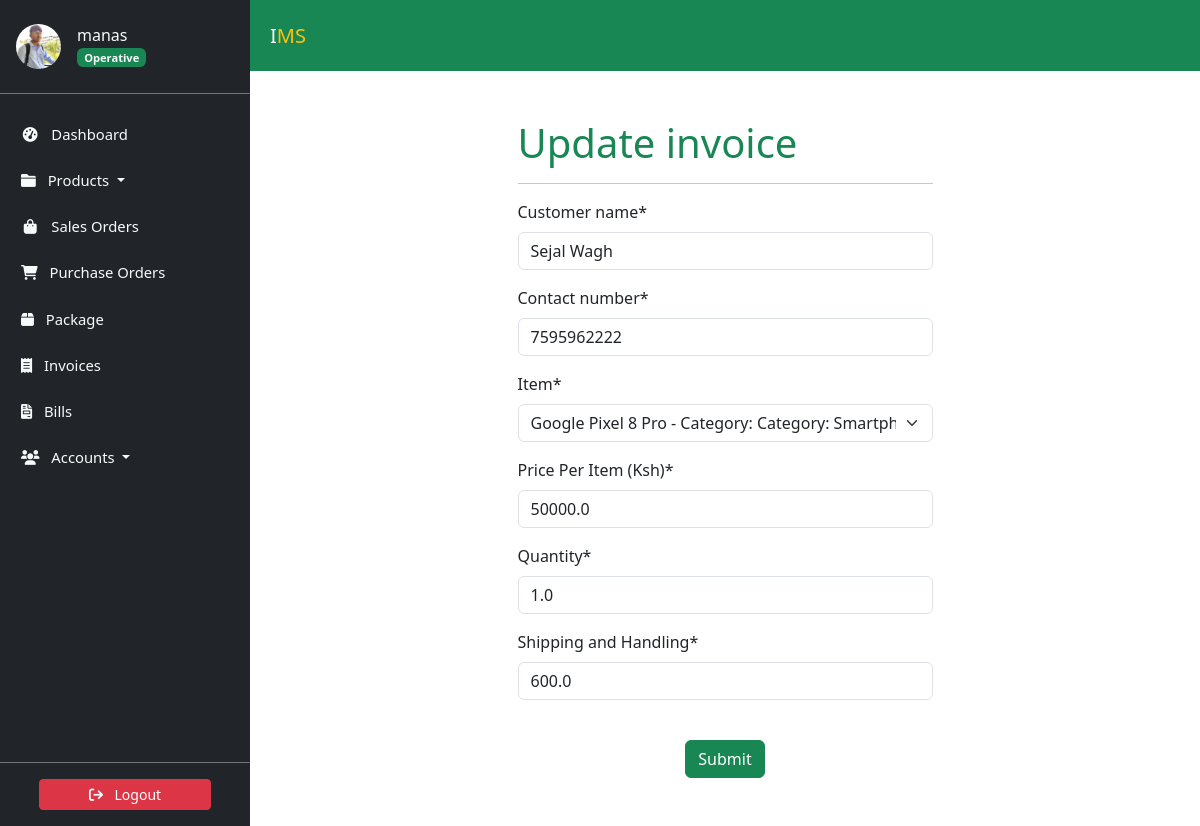
/invoice/invoice/-2/update/ (signed in), run on the app's committed database.
### accounts/models.py (models this page shows, shortened)
class Profile(models.Model):
    user = models.OneToOneField(
        User, on_delete=models.CASCADE, verbose_name='User'
    )
    slug = AutoSlugField(
        unique=True,
        verbose_name='Account ID',
        populate_from='email'
    )
    profile_picture = ProcessedImageField(
        default='profile_pics/default.jpg',
        upload_to='profile_pics',
        format='JPEG',
        processors=[ResizeToFill(150, 150)],
        options={'quality': 100}
    )
    telephone = PhoneNumberField(
        null=True, blank=True, verbose_name='Telephone'
    )
    email = models.EmailField(
        max_length=150, blank=True, null=True, verbose_name='Email'
    )
    first_name = models.CharField(
        max_length=30, blank=True, verbose_name='First Name'
    )
    last_name = models.CharField(
        max_length=30, blank=True, verbose_name='Last Name'
    )
    status = models.CharField(
        choices=STATUS_CHOICES,
        max_length=12,
        default='INA',
        verbose_name='Status'
    )
    role = models.CharField(
        choices=ROLE_CHOICES,
        max_length=12,
        blank=True,
        null=True,
        verbose_name='Role'
    )
    class Meta:
        ordering = ['slug']
        verbose_name = 'Profile'
        verbose_name_plural = 'Profiles'

### invoice/models.py (models this page shows, shortened)
class Invoice(models.Model):
    slug = AutoSlugField(unique=True, populate_from='date')
    date = models.DateTimeField(
        auto_now=True,
        verbose_name='Date (e.g., 2022/11/22)'
    )
    customer_name = models.CharField(max_length=30)
    contact_number = models.CharField(max_length=13)
    item = models.ForeignKey(Item, on_delete=models.CASCADE)
    price_per_item = models.FloatField(verbose_name='Price Per Item (Ksh)')
    quantity = models.FloatField(default=0.00)
    shipping = models.FloatField(verbose_name='Shipping and Handling')
    total = models.FloatField(
        verbose_name='Total Amount (Ksh)', editable=False
    )
    grand_total = models.FloatField(
        verbose_name='Grand Total (Ksh)', editable=False
    )

### store/models.py (models this page shows, shortened)
class Item(models.Model):
    slug = AutoSlugField(unique=True, populate_from='name')
    name = models.CharField(max_length=50)
    description = models.TextField(max_length=256)
    category = models.ForeignKey(Category, on_delete=models.CASCADE)
    quantity = models.IntegerField(default=0)
    price = models.FloatField(default=0)
    expiring_date = models.DateTimeField(null=True, blank=True)
    vendor = models.ForeignKey(Vendor, on_delete=models.SET_NULL, null=True)
    def __str__(self):
        return (
            f"{self.name} - Category: {self.category}, "
            f"Quantity: {self.quantity}"
        )
    class Meta:
        ordering = ['name']
        verbose_name_plural = 'Items'

### invoice/views.py (the view, shortened to what this page needs)
class InvoiceUpdateView(LoginRequiredMixin, UserPassesTestMixin, UpdateView):
    model = Invoice
    template_name = 'invoice/invoiceupdate.html'
    fields = [
        'customer_name', 'contact_number', 'item',
        'price_per_item', 'quantity', 'shipping'
    ]
    def test_func(self):
        return self.request.user.is_superuser

### store/models.py (called while the page is built)
    def __str__(self):
        return f"Category: {self.name}"

### invoice/templates/invoice/invoiceupdate.html (shortened to what this page needs)
{% extends "store/base.html" %}
{% load static %}
{% load crispy_forms_tags %}
{% block title %}Update invoice{%endblock title%}{% block content %}
<div class="col container p-5">
    <div class="row">
        <div class="col-md-3 col-lg-3"></div>
          <div class="col-md-6 col-lg-6">
            <form method="POST" enctype="multipart/form-data">
                <section class="section-bg" id="plans">
                    <fieldset class="form-group">
                        <header class="section-header">
                            <h1 class="text-success">Update invoice</h1>
                            <hr>
                        </header>
                        {{ form.media }} {{ form|crispy }}
                    </fieldset>
                </section>
                <div class="form-group mt-4 text-center">
                    <button class="btn btn-success" type="submit">Submit</button>
                </div>
            </form>
        </div>
        <div class="col-md-3 col-lg-3"></div>
    </div>
</div>
{% endblock content %}

### store/templates/store/sidebar.html (shortened to what this page needs)
<link href="https://cdn.jsdelivr.net/npm/bootstrap@5.3.3/dist/css/bootstrap.min.css" rel="stylesheet">
<link href="https://cdnjs.cloudflare.com/ajax/libs/font-awesome/6.0.0-beta3/css/all.min.css" rel="stylesheet">
<aside class="sidebar position-fixed top-0 left-0 overflow-auto h-100 bg-dark text-light" id="show-side-navigation1">
    <div class="sidebar-header d-flex align-items-center px-3 py-4 border-bottom border-secondary">
        <a href="{% url 'user-profile' %}" class="d-flex align-items-center text-decoration-none text-light">
            <img class="rounded-circle img-fluid" id="sidebar-img" width="45" src="{{ request.user.profile.profile_picture.url }}" alt="Profile Picture" />
            <div class="ms-3">
                <h5 class="fs-6 mb-0">
                    {{ request.user.username }}{% if request.user.profile.role == 'AD' %} <i class="fa-solid fa-circle-check text-success"></i>{% endif %}
                </h5>
                <span class="badge bg-success text-light">
                    {% if request.user.profile.role == 'AD' %}
                        Admin
                    {% elif request.user.profile.role == 'EX' %}
                        Executive
                    {% else %}
                        Operative
                    {% endif %}
                </span>
            </div>
        </a>
    </div>
    <div class="nav-container">
        <ul class="nav flex-column mt-3">
            <li class="nav-item mb-2">
                <a class="nav-link text-light {% if request.resolver_match.url_name == 'dashboard' %}active{% endif %}" href="{% url 'dashboard' %}">
                    <i class="fa fa-tachometer-alt fa-fw me-2"></i> Dashboard
                </a>
            </li>
            <li class="nav-item mb-2 dropdown">
                <a class="nav-link text-light {% if request.resolver_match.url_name == 'productslist' %}active{% endif %} dropdown-toggle" href="#" id="productsDropdown" role="button" data-bs-toggle="dropdown" aria-expanded="false">
                    <i class="fa fa-folder me-2"></i> Products
                </a>
            </li>
            <li class="nav-item mb-2">
                <a class="nav-link text-light {% if request.resolver_match.url_name == 'saleslist' %}active{% endif %}" href="{% url 'saleslist' %}">
                    <i class="fa fa-shopping-bag fa-fw me-2"></i> Sales Orders
                </a>
            </li>
            <li class="nav-item mb-2">
                <a class="nav-link text-light {% if request.resolver_match.url_name == 'purchaseslist' %}active{% endif %}" href="{% url 'purchaseslist' %}">
                    <i class="fa fa-shopping-cart me-2"></i> Purchase Orders
                </a>
            </li>
            <li class="nav-item mb-2">
                <a class="nav-link text-light {% if request.resolver_match.url_name == 'deliveries' %}active{% endif %}" href="{% url 'deliveries' %}">
                    <i class="fa-solid fa-box me-2"></i> Package
                </a>
            </li>
            <li class="nav-item mb-2">
                <a class="nav-link text-light {% if request.resolver_match.url_name == 'invoicelist' %}active{% endif %}" href="{% url 'invoicelist' %}">
                    <i class="fa-solid fa-receipt me-2"></i> Invoices
                </a>
            </li>
            <li class="nav-item mb-2">
                <a class="nav-link text-light {% if request.resolver_match.url_name == 'bill_list' %}active{% endif %}" href="{% url 'bill_list' %}">
                    <i class="fa-solid fa-file-invoice me-2"></i> Bills
                </a>
            </li>
            <li class="nav-item mb-2 dropdown">
                <a class="nav-link text-light  dropdown-toggle" href="#" id="accountsDropdown" role="button" data-bs-toggle="dropdown" aria-expanded="false">
                    <i class="fa fa-users me-2"></i> Accounts
                </a>
            </li>
        </ul>
    </div>
    <div class="sidebar-footer position-absolute bottom-0 w-100 text-center py-3 bg-dark border-top border-secondary">
        <form method="post" action="{% url 'user-logout' %}">
            <button type="submit" class="btn btn-danger btn-sm w-75">
                <i class="fa fa-sign-out me-2"></i> Logout
            </button>
        </form>
    </div>
</aside>

### static/css/style.css (style rules this page uses)
:root { --dk-gray-100: #f3f4f6; --dk-gray-200: #e5e7eb; --dk-gray-300: #d1d5db; --dk-gray-400: #9ca3af; --dk-gray-500: #6b7280; --dk-gray-600: #4b5563; --dk-gray-700: #374151; --dk-gray-800: #1f2937; --dk-gray-900: #111827; --dk-dark-bg: #313348; --dk-darker-bg: #2a2b3d; --navbar-bg-color: #6f6486; --sidebar-bg-color: #252636; --sidebar-width: 250px; --sidebar-expanded-width: 230px; --sidebar-collapsed-width: 100px; --sidebar-header-bg: #212529; --nav-link-color: #adb5bd; --nav-link-active-bg: #495057; --dropdown-menu-bg: #495057; --dropdown-item-color: #adb5bd; --dropdown-item-active-bg: #6c757d; --sidebar-separator-bg: #4caf50; --logo-separator-height: 60px; --sidebar-item-height: 50px; --submenu-item-height: 45px; }
* { margin: 0; padding: 0; box-sizing: border-box; }
body { font-family: "Inter", sans-serif; background-color: #fff; }
a { text-decoration: none; }
.sidebar { font-size: 0.925rem; background-color: var(--sidebar-bg-color); width: var(--sidebar-width); transition: width 0.3s ease-in-out; z-index: 9999999; }
.sidebar .sidebar-header { background-color: var(--sidebar-header-bg); border-bottom: 1px solid #2a2b3c; }
.sidebar ul > li > a { color: var(--dk-gray-400); text-decoration: none; }

### store/templates/store/sidebar.html (style rules this page uses)
.sidebar { width: 250px; background-color: #343a40; color: #fff; position: fixed; top: 0; bottom: 0; display: flex; flex-direction: column; }
.sidebar-header { background-color: #212529; }
.nav-container { flex: 1; overflow-y: auto; padding: 5px; }
.nav-link { color: #adb5bd; }
.sidebar-footer { background-color: #212529; text-align: center; padding: 10px; }

### data on the page
Invoice: customer_name "Sejal Wagh", contact_number "7595962222", item "Google Pixel 8 Pro - Category: Category: Smartphones, Quantity: 12", price_per_item "50000.0", shipping "600.0"
Item: quantity "1.0"

### other printed values
{{ request.user.username }} "manas"
